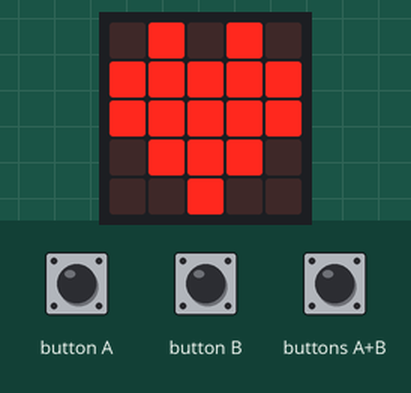
Bench run of a program on a simulated BBC micro:bit (MakeCode). Shown: the board's 5×5 LED display. Inputs (shaded band) come from the test bench.

Above: at 1.8 s.
1.9 s: button A pressed for 0.15 s
At 2.6 s:
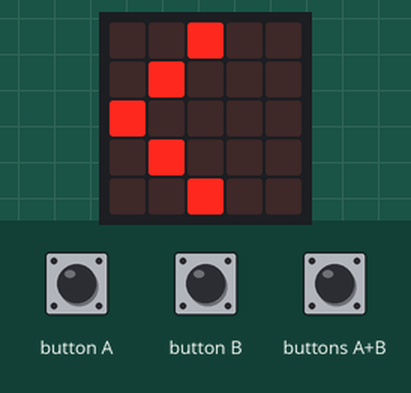
3.5 s: button B pressed for 0.15 s
At 4.8 s:
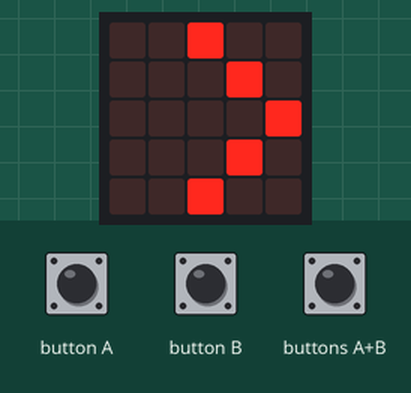
5.1 s: buttons A+B pressed for 0.15 s
At 6.2 s:
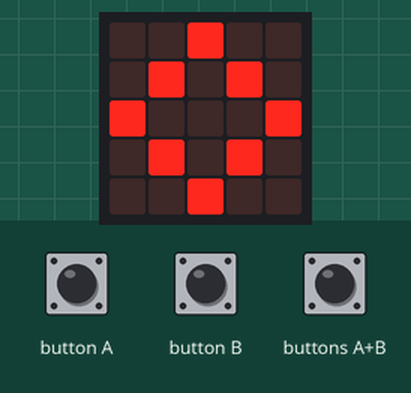
Timing chart, 0 to 8.1 s (numbered marks = the images above; inputs shaded):
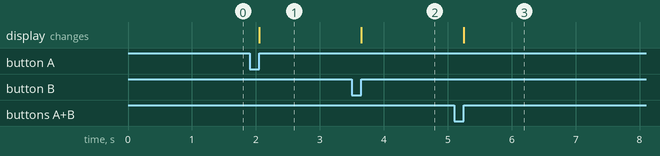

The program:

main.ts
```typescript
input.onButtonPressed(Button.A, function () {
    basic.showLeds(`
        . . # . .
        . # . . .
        # . . . .
        . # . . .
        . . # . .
        `)
})
input.onButtonPressed(Button.AB, function () {
    basic.showLeds(`
        . . # . .
        . # . # .
        # . . . #
        . # . # .
        . . # . .
        `)
})
input.onButtonPressed(Button.B, function () {
    basic.showLeds(`
        . . # . .
        . . . # .
        . . . . #
        . . . # .
        . . # . .
        `)
})
basic.showIcon(IconNames.Heart)
```

test.ts
```typescript
// Hier kann man Tests durchführen; diese Datei wird nicht kompiliert, wenn dieses Paket als Erweiterung verwendet wird.
```

Measured:
- after the input at 1.9 s, the display: changes after 0.15 s (image 1)
- after the input at 3.5 s, the display: changes after 0.15 s (image 2)
- after the input at 5.1 s, the display: changes after 0.15 s (image 3)
